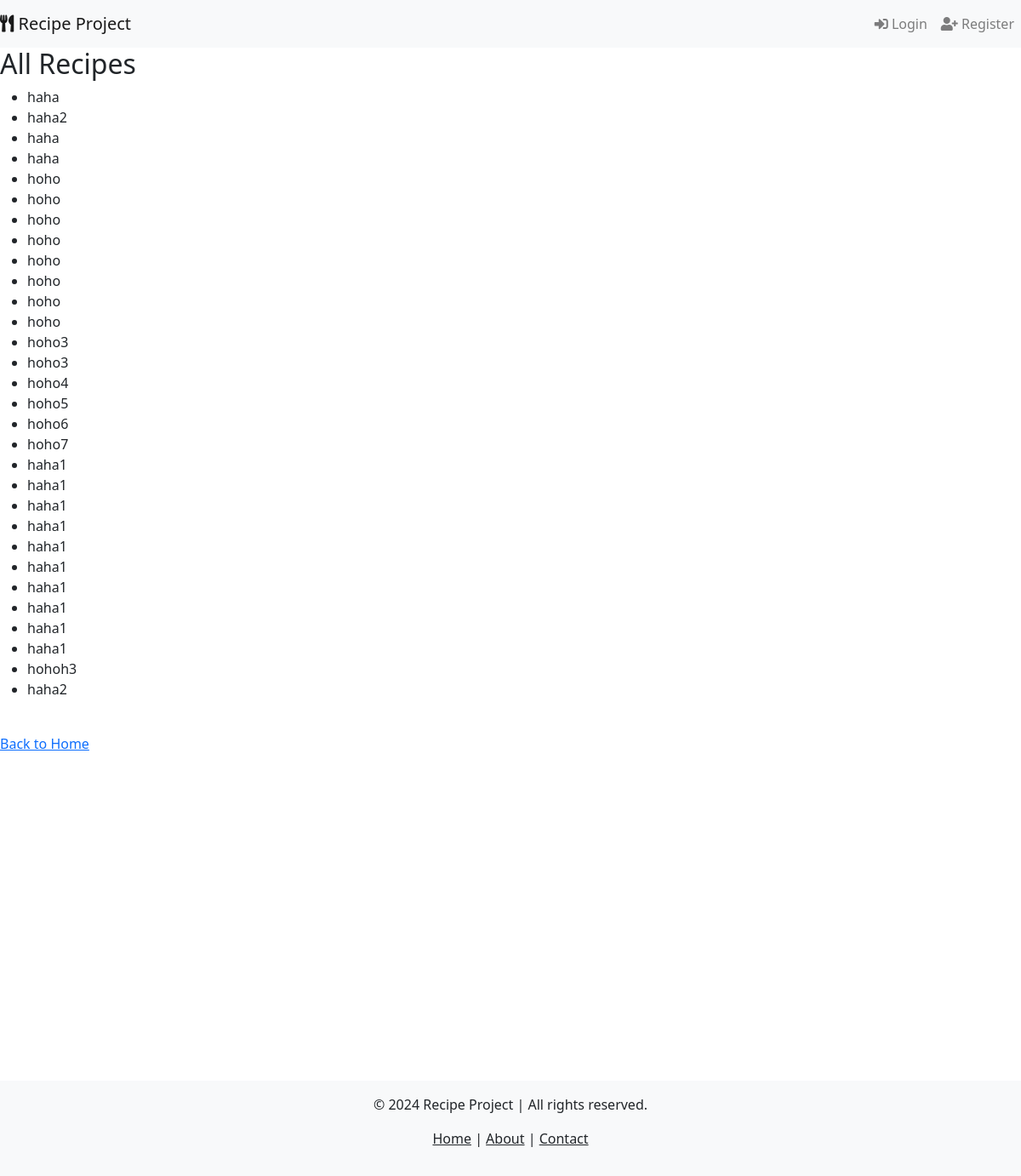
The app's page /recipes/ with its own data.
### recipe_app/models.py (models this page shows, shortened)
class Recipe(models.Model):
    chef = models.ForeignKey(Chef, on_delete=models.CASCADE)
    title = models.CharField(max_length=200)
    description = models.TextField()
    instructions = models.TextField()
    categories = models.ManyToManyField(Category)
    ingredients = models.ManyToManyField(Ingredient)

### recipe_app/views.py (the view)
# urls.py: path('recipes/', views.RecipeListView.as_view(), name='recipe_list'),
class RecipeListView(ListView):
    model = Recipe
    template_name = 'recipe_list.html'
    context_object_name = 'recipes'

### recipe_app/context_processors.py (called while the page is built)
def current_year(request):
    return {'current_year': datetime.now().year}

### templates/recipe_list.html
{% extends 'base.html' %}
{% block content %}
    <h2>All Recipes</h2>
    <ul>
        {% for recipe in recipes %}
            <li>{{ recipe.title }}</li>
        {% endfor %}
    </ul>
    <br>
    <a href="{% url 'home' %}">Back to Home</a>
{% endblock %}

### records on screen
Recipe: title "haha"
Recipe: title "haha2"
Recipe: title "haha"
Recipe: title "haha"
Recipe: title "hoho"
Recipe: title "hoho"
Recipe: title "hoho"
Recipe: title "hoho"
Recipe: title "hoho"
Recipe: title "hoho"
Recipe: title "hoho"
Recipe: title "hoho"
Recipe: title "hoho3"
Recipe: title "hoho3"
Recipe: title "hoho4"
Recipe: title "hoho5"
Recipe: title "hoho6"
Recipe: title "hoho7"
Recipe: title "haha1"
Recipe: title "haha1"
Recipe: title "haha1"
Recipe: title "haha1"
Recipe: title "haha1"
Recipe: title "haha1"
Recipe: title "haha1"
Recipe: title "haha1"
Recipe: title "haha1"
Recipe: title "haha1"
Recipe: title "hohoh3"
Recipe: title "haha2"
